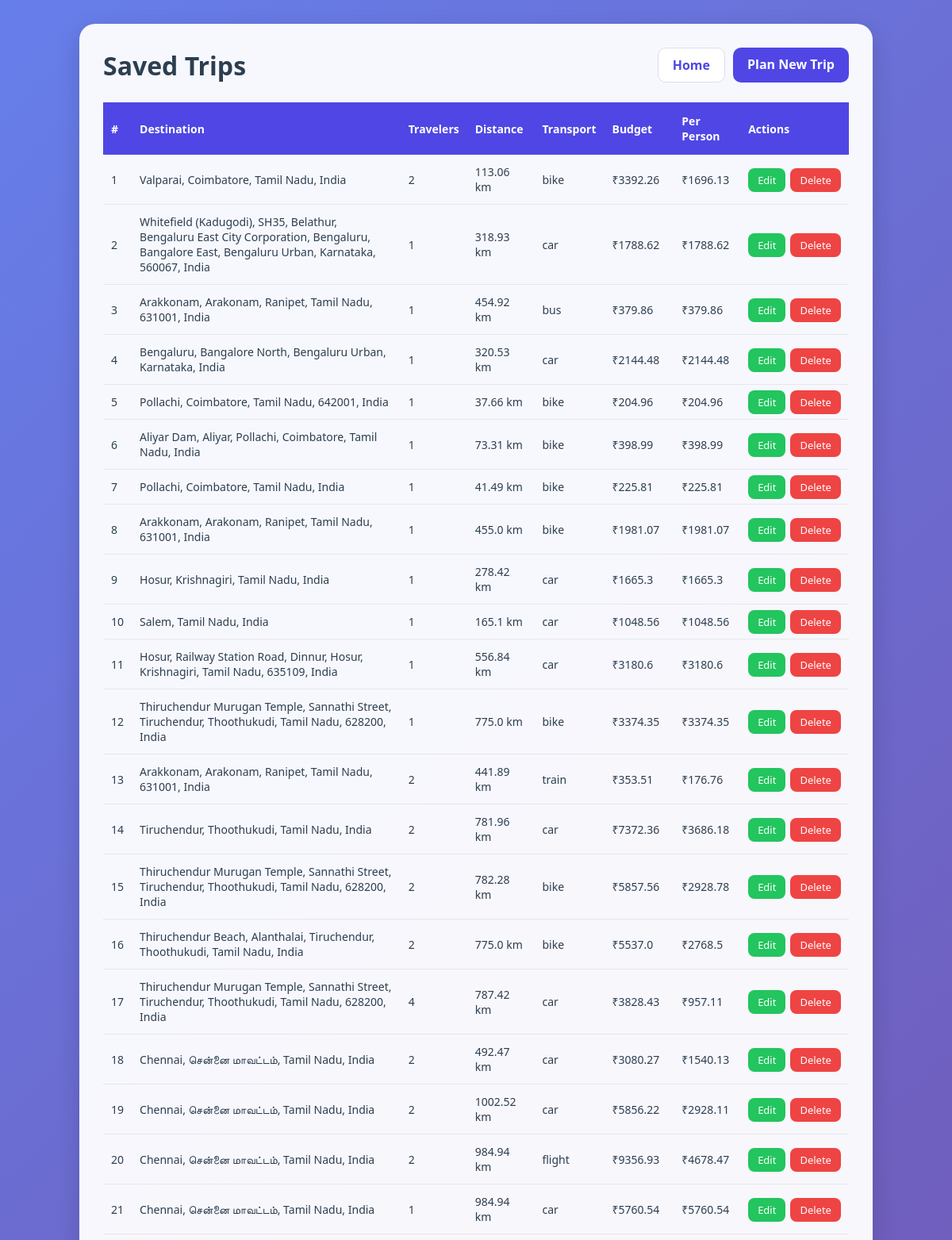
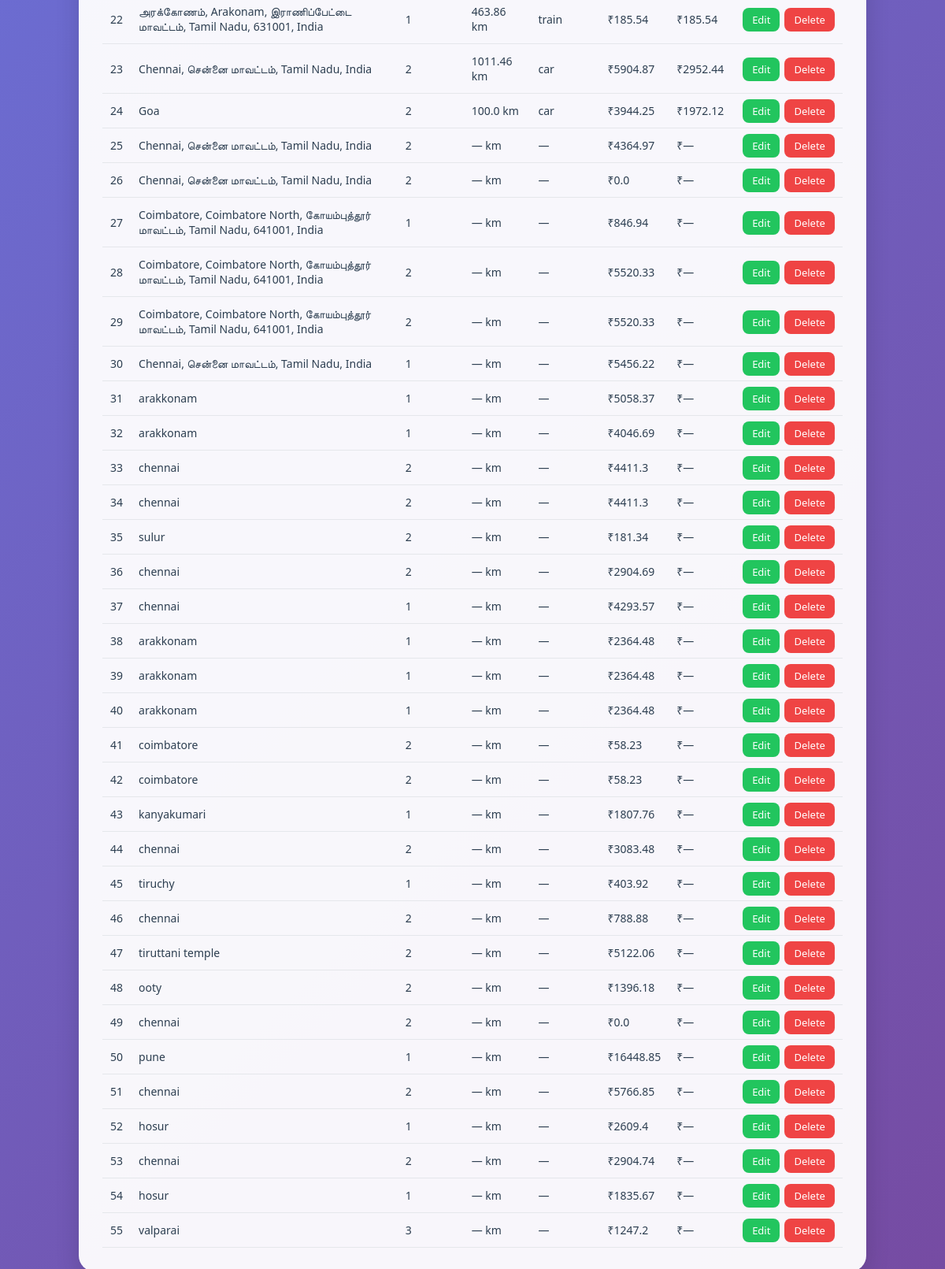
The page /trips on the database as committed earlier (2 pictures, top to bottom).
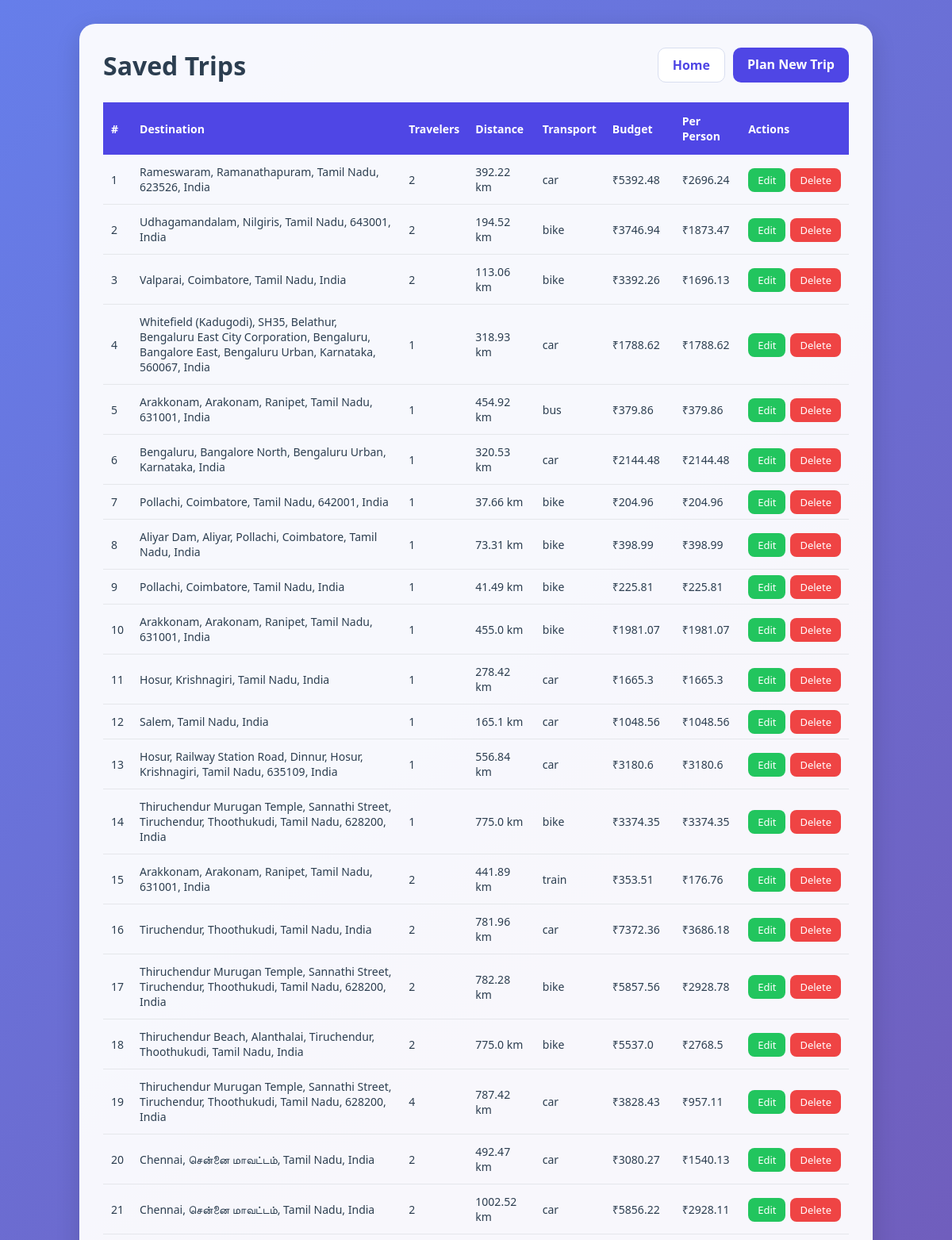
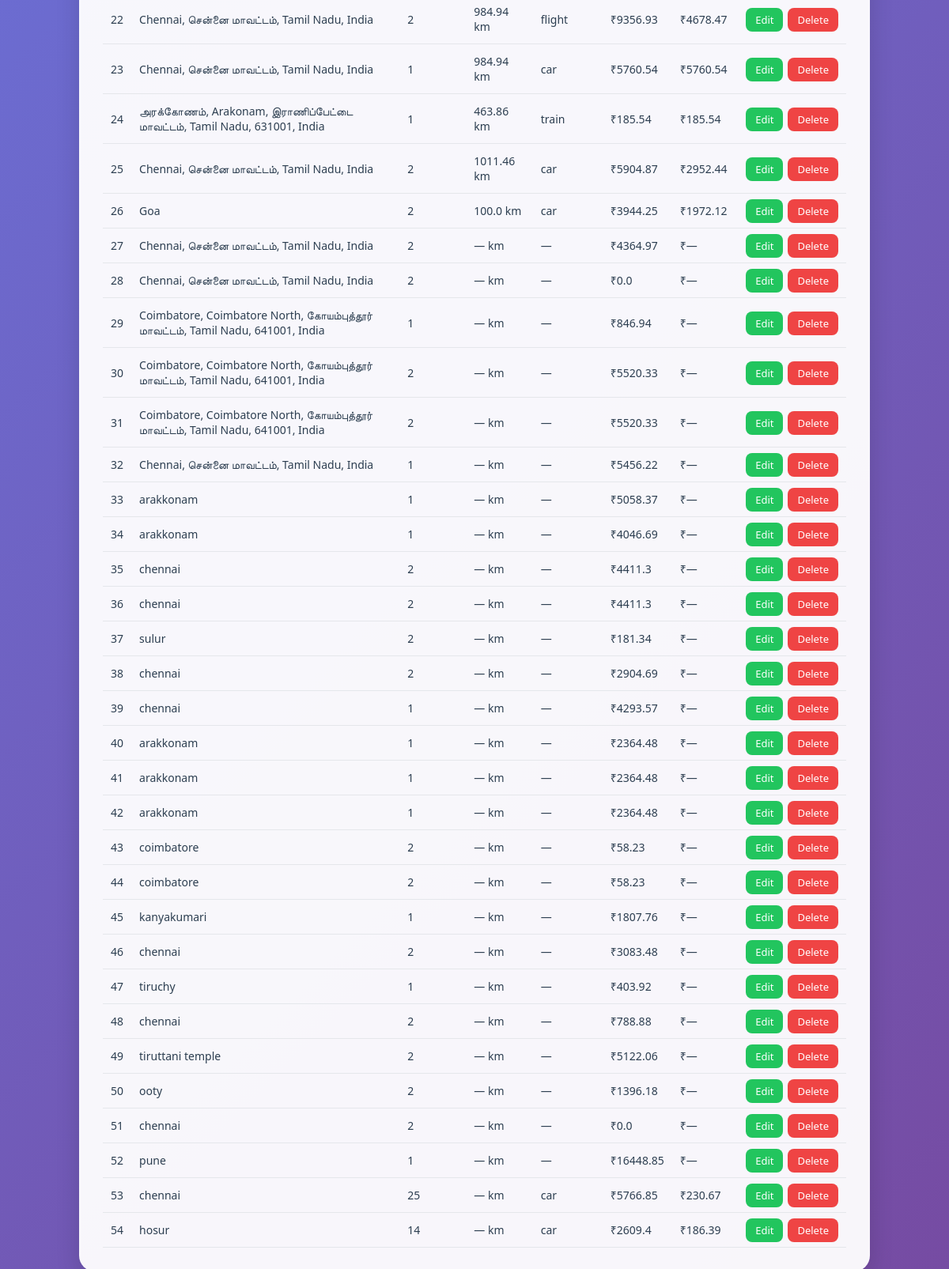
The same page on the database as committed later (2 pictures, top to bottom).
### tables this page shows
CREATE TABLE trips (
            id INTEGER PRIMARY KEY AUTOINCREMENT,
            destination TEXT,
            travelers INTEGER,
            total_distance REAL,
            transport_mode TEXT,
            transport_cost REAL,
            fuel_type TEXT,
            fuel_price REAL,
            fuel_cost REAL,
            food_cost REAL,
            room_cost REAL,
            toll_charges REAL,
            parking_fee REAL,
            vehicle_type TEXT,
            vehicle_rental_cost REAL,
            places_fee_total REAL,
            total_budget REAL,
            cost_per_person REAL
        );

### app.py (the view)
@app.route("/trips")
def trips():
    conn = get_db()
    rows = conn.execute(
        "SELECT * FROM trips ORDER BY id DESC"
    ).fetchall()
    conn.close()
    return render_template("trips.html", trips=rows)

### app.py (called while the page is built)
def get_db():
    conn = sqlite3.connect("travel_budget.db")
    conn.row_factory = sqlite3.Row
    return conn

### templates/trips.html (shortened to what this page needs)
<!DOCTYPE html>
<html lang="en">
<head>
    <link rel="stylesheet" href="{{ url_for('static', filename='style.css') }}">
    <link rel="stylesheet" href="{{ url_for('static', filename='trip.css') }}">
</head>
<body>
<div class="container">
  <div class="top-bar">
    <h1>Saved Trips</h1>
    <div class="trip-nav"><a href="/" class="home-btn">Home</a><a href="/planner" class="back-btn">Plan New Trip</a></div>
  </div>
  {% if trips %}
  <table>
    <thead><tr><th>#</th><th>Destination</th><th>Travelers</th><th>Distance</th><th>Transport</th><th>Budget</th><th>Per Person</th><th>Actions</th></tr></thead>
    <tbody>
    {% for trip in trips %}
      <tr>
        <td data-label="#">{{ loop.index }}</td><td data-label="Destination">{{ trip['destination'] }}</td><td data-label="Travelers">{{ trip['travelers'] }}</td><td data-label="Distance">{{ trip['total_distance'] or '—' }} km</td><td data-label="Transport">{{ trip['transport_mode'] or '—' }}</td><td data-label="Budget">₹{{ trip['total_budget'] }}</td><td data-label="Per Person">₹{{ trip['cost_per_person'] or '—' }}</td>
        <td class="actions" data-label="Actions"><a href="/edit/{{ trip['id'] }}" class="edit-btn">Edit</a><a href="/delete/{{ trip['id'] }}" class="delete-btn" onclick="return confirm('Delete this trip?')">Delete</a></td>
      </tr>
    {% endfor %}
    </tbody>
  </table>
  {% else %}
    <div class="empty">No trips saved yet. <a href="/">Start planning from the home page.</a></div>
  {% endif %}
</div>
</body>
</html>

### static/style.css (style rules this page uses)
* { margin: 0; padding: 0; box-sizing: border-box; }
body { font-family: 'Segoe UI', Tahoma, sans-serif; background: linear-gradient(135deg, #667eea, #764ba2); min-height: 100vh; padding: 30px; color: #2c3e50; }
.container { max-width: 1000px; margin: auto; background: rgba(255, 255, 255, 0.92); padding: 30px; border-radius: 20px; box-shadow: 0 10px 30px rgba(0, 0, 0, 0.15); }
.top-bar { position: relative; display: flex; justify-content: space-between; align-items: center; margin-bottom: 25px; flex-wrap: wrap; gap: 15px; }
h1 { color: #2c3e50; }
.saved-trips-btn, .back-btn { display: inline-block; text-decoration: none; background: #ff6b00; color: white; padding: 10px 18px; border-radius: 10px; font-weight: 600; }
.back-btn { background: #4f46e5; }

### static/trip.css (style rules this page uses)
body { background: linear-gradient(135deg, #667eea, #764ba2); }
.container { background: rgba(255, 255, 255, .95); }
.trip-nav { display: flex; gap: 10px; flex-wrap: wrap; }
.home-btn { display: inline-block; padding: 10px 18px; border-radius: 10px; background: #fff; border: 1px solid #d8def0; color: #4f46e5; text-decoration: none; font-weight: 600; }
table { width: 100%; border-collapse: collapse; margin-top: 20px; }
th { background: #4f46e5; color: #fff; padding: 14px 10px; text-align: left; font-size: 14px; }
td { padding: 12px 10px; border-bottom: 1px solid #e5e7eb; font-size: 14px; }
.actions { white-space: nowrap; }
.edit-btn, .delete-btn { color: #fff; padding: 6px 12px; border-radius: 8px; text-decoration: none; font-size: 13px; }
.edit-btn { background: #22c55e; margin-right: 6px; }
.delete-btn { background: #ef4444; }

Rows that differ between the two databases and show on the page:
removed trips: destination "chennai", travelers "2", trip "—", total_budget "2904.74"
removed trips: destination "hosur", travelers "1", trip "—", total_budget "1835.67"
removed trips: destination "valparai", travelers "3", trip "—", total_budget "1247.2"
added trips: destination "Rameswaram, Ramanathapuram, Tamil Nadu, 623526, India", travelers "2", total_distance "392.22", transport_mode "car", total_budget "5392.48", cost_per_person "2696.24"
added trips: destination "Udhagamandalam, Nilgiris, Tamil Nadu, 643001, India", travelers "2", total_distance "194.52", transport_mode "bike", total_budget "3746.94", cost_per_person "1873.47"
changed trips (number 53 of 54 on the later page): travelers "2" → "25"; transport_mode "—" → "car"; cost_per_person "—" → "230.67"
changed trips "hosur": travelers "1" → "14"; transport_mode "—" → "car"; cost_per_person "—" → "186.39"
